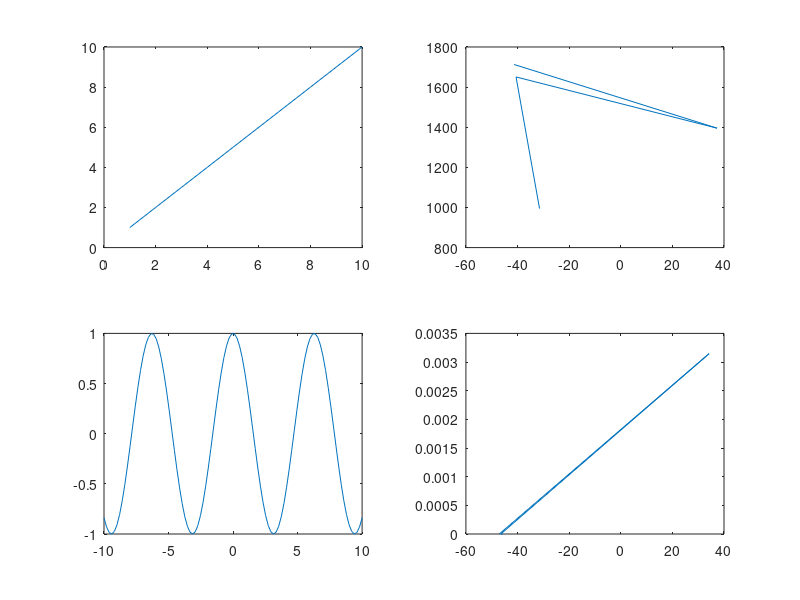

Reproduce this figure in MATLAB.
clear
subplot(2,2,1);
y = [1:10];
plot(y);

subplot(2,2,2);
x = [-31.4724 -40.5792 37.3013 -41.3376]
y = x.^2 + 4;
plot(x,y);

subplot(2,2,3);
x = linspace(-10,10,100);
y = cos(x);
plot(x,y);

subplot(2,2,4);
x = [-45.7507 -46.4889 34.2387 -47.0593];
y = exp(x-40);
plot(x,y);
